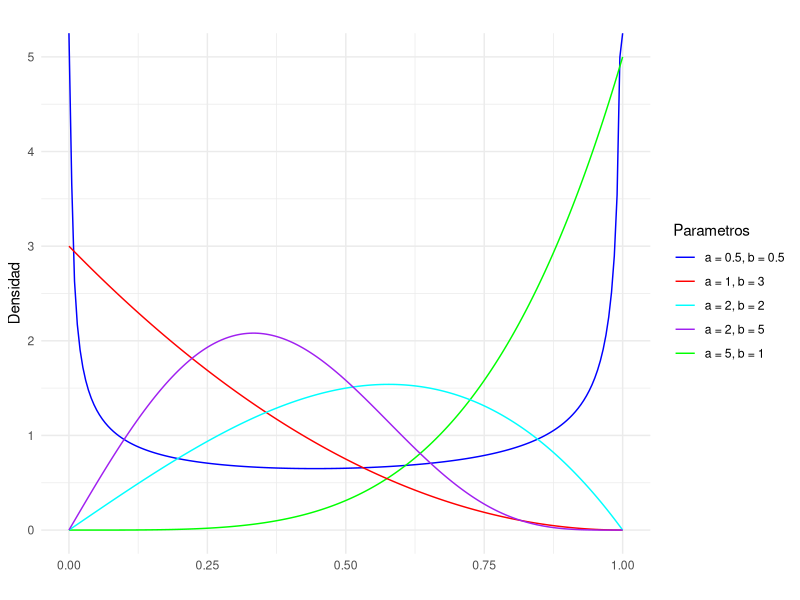

Write R code to recreate this figure. (Note: this script raises an error after producing the figure.)
## ---- chunk 1
library(ggplot2)
## ---- chunk 2
sample_mh <- function (d_objetivo, r_propuesta, 
                       d_propuesta = function(x, mean) dnorm(x, mean=mean, sd=1),
                       p_inicial, n){
  stopifnot(n>0)
  muestras <- numeric(n)
  muestras[1]<-p_inicial
  for (i in 2:n) {
    p_actual <- muestras[i-1]
    p_nuevo <- r_propuesta(p_actual)
    f_actual <- d_objetivo(p_actual)
    f_nuevo <- d_objetivo(p_nuevo)
    
    q_actual <- d_propuesta(p_actual,mean=p_nuevo)
    q_nuevo <- d_propuesta(p_nuevo,mean=p_actual)
    
    alpha <- min(1, (f_nuevo/f_actual)*(q_actual/q_nuevo))
    
    aceptar <- rbinom(1,1, alpha)
    if (aceptar){
      muestras[i] <- p_nuevo
    } else {
      muestras[i] <- p_actual
    }
    
  }
  return ( muestras ) 
}


## ---- chunk 3
d_kumaraswamy <- function(x, a ,b){
  if(x<0 || x>1){
    f=0
  }else{
    f <- a*b*(x^(a-1))*(1-x^a)^(b-1)
  }
  return(f)
}
x<-seq(0,1, length.out= 200)
d_kumaraswamy.5.5 <- numeric(length(x))
d_kumaraswamy51<- numeric(length(x))
d_kumaraswamy13 <-numeric(length(x))
d_kumaraswamy22 <- numeric(length(x))
d_kumaraswamy25 <- numeric(length(x))
for (i in 1:length(x)) {
  d_kumaraswamy.5.5[i] <- d_kumaraswamy(x[i], 0.5, 0.5)
  d_kumaraswamy51[i] <- d_kumaraswamy(x[i], 5, 1)
  d_kumaraswamy13[i] <- d_kumaraswamy(x[i], 1, 3)
  d_kumaraswamy22[i] <- d_kumaraswamy(x[i], 2, 2)
  d_kumaraswamy25[i] <- d_kumaraswamy(x[i], 2, 5)
}


df <- data.frame(x,
                 d_kumaraswamy.5.5,
                 d_kumaraswamy51,
                 d_kumaraswamy13,
                 d_kumaraswamy22,
                 d_kumaraswamy25)
ggplot(df, aes(x = x)) +
  # Agregar las líneas para cada distribución
  geom_line(aes(y = d_kumaraswamy.5.5, color = "d_kumaraswamy.5.5")) +
  geom_line(aes(y = d_kumaraswamy51, color = "d_kumaraswamy51")) +
  geom_line(aes(y = d_kumaraswamy13, color = "d_kumaraswamy13")) +
  geom_line(aes(y = d_kumaraswamy22, color = "d_kumaraswamy22")) +
  geom_line(aes(y = d_kumaraswamy25, color = "d_kumaraswamy25")) +
  # Personalizar aspectos del gráfico
  labs(title = "",
       x = "",
       y = "Densidad") +
  scale_color_manual(values = c("d_kumaraswamy.5.5" = "blue",
                                 "d_kumaraswamy51" = "green",
                                 "d_kumaraswamy13" = "red",
                                 "d_kumaraswamy22" = "cyan",
                                 "d_kumaraswamy25" = "purple"),
                     labels = c("d_kumaraswamy.5.5" = "a = 0.5, b = 0.5",
                                "d_kumaraswamy51" = "a = 5, b = 1",
                                "d_kumaraswamy13" = "a = 1, b = 3",
                                "d_kumaraswamy22" = "a = 2, b = 2",
                                "d_kumaraswamy25" = "a = 2, b = 5")) +
  guides(color=guide_legend(title = "Parametros"))+

  theme_minimal()
## ---- chunk 4
#d_objetivo <- d_kumaraswamy(x, 6, 2)
r_propuesta <- function(x, mean, kappa=4){
  beta = (kappa*(1-mean))/mean
  alpha = (mean*beta)/(1 - mean)
  return(rbeta(1, alpha, beta))
} 
d_propuesta <- function(x, mean, kappa=4){
  beta = (kappa*(1-mean))/mean
  alpha = (mean*beta)/(1 - mean) 
  return (dbeta(x, alpha, beta))
} 
p_inicial <- runif(1)

muestras <- sample_mh(d_kumaraswamy(x, 6, 2),
                      r_propuesta(x,p_inicial), d_propuesta(x, p_inicial), p_inicial= p_inicial, n=50000 )


#plot(muestras, type= "l")
#hist(muestras)

